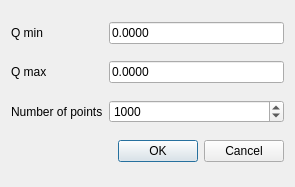
<?xml version="1.0" encoding="UTF-8"?>
<ui version="4.0">
 <class>qrange</class>
 <widget class="QDialog" name="qrange">
  <property name="windowModality">
   <enum>Qt::ApplicationModal</enum>
  </property>
  <property name="geometry">
   <rect>
    <x>0</x>
    <y>0</y>
    <width>295</width>
    <height>187</height>
   </rect>
  </property>
  <property name="windowTitle">
   <string>Set Q range</string>
  </property>
  <property name="modal">
   <bool>true</bool>
  </property>
  <layout class="QGridLayout" name="gridLayout">
   <item row="4" column="1">
    <widget class="QDialogButtonBox" name="buttonBox">
     <property name="orientation">
      <enum>Qt::Horizontal</enum>
     </property>
     <property name="standardButtons">
      <set>QDialogButtonBox::Cancel|QDialogButtonBox::Ok</set>
     </property>
    </widget>
   </item>
   <item row="2" column="1">
    <widget class="QSpinBox" name="numpnts">
     <property name="sizePolicy">
      <sizepolicy hsizetype="Minimum" vsizetype="Fixed">
       <horstretch>0</horstretch>
       <verstretch>0</verstretch>
      </sizepolicy>
     </property>
     <property name="wrapping">
      <bool>false</bool>
     </property>
     <property name="frame">
      <bool>true</bool>
     </property>
     <property name="specialValueText">
      <string/>
     </property>
     <property name="minimum">
      <number>1</number>
     </property>
     <property name="maximum">
      <number>1000000000</number>
     </property>
     <property name="value">
      <number>1000</number>
     </property>
    </widget>
   </item>
   <item row="0" column="0">
    <widget class="QLabel" name="qminlabel">
     <property name="text">
      <string>Q min</string>
     </property>
    </widget>
   </item>
   <item row="1" column="0">
    <widget class="QLabel" name="qmaxlabel">
     <property name="text">
      <string>Q max</string>
     </property>
    </widget>
   </item>
   <item row="2" column="0">
    <widget class="QLabel" name="numpntslabel">
     <property name="text">
      <string>Number of points</string>
     </property>
    </widget>
   </item>
   <item row="0" column="1">
    <widget class="QLineEdit" name="qmin">
     <property name="text">
      <string>0.0000</string>
     </property>
    </widget>
   </item>
   <item row="1" column="1">
    <widget class="QLineEdit" name="qmax">
     <property name="text">
      <string>0.0000</string>
     </property>
    </widget>
   </item>
  </layout>
  <zorder>buttonBox</zorder>
  <zorder>qminlabel</zorder>
  <zorder>qmaxlabel</zorder>
  <zorder>numpntslabel</zorder>
  <zorder>numpnts</zorder>
  <zorder>qmin</zorder>
  <zorder>qmax</zorder>
 </widget>
 <tabstops>
  <tabstop>numpnts</tabstop>
  <tabstop>buttonBox</tabstop>
 </tabstops>
 <resources/>
 <connections>
  <connection>
   <sender>buttonBox</sender>
   <signal>accepted()</signal>
   <receiver>qrange</receiver>
   <slot>accept()</slot>
   <hints>
    <hint type="sourcelabel">
     <x>248</x>
     <y>254</y>
    </hint>
    <hint type="destinationlabel">
     <x>157</x>
     <y>274</y>
    </hint>
   </hints>
  </connection>
  <connection>
   <sender>buttonBox</sender>
   <signal>rejected()</signal>
   <receiver>qrange</receiver>
   <slot>reject()</slot>
   <hints>
    <hint type="sourcelabel">
     <x>316</x>
     <y>260</y>
    </hint>
    <hint type="destinationlabel">
     <x>286</x>
     <y>274</y>
    </hint>
   </hints>
  </connection>
 </connections>
</ui>
